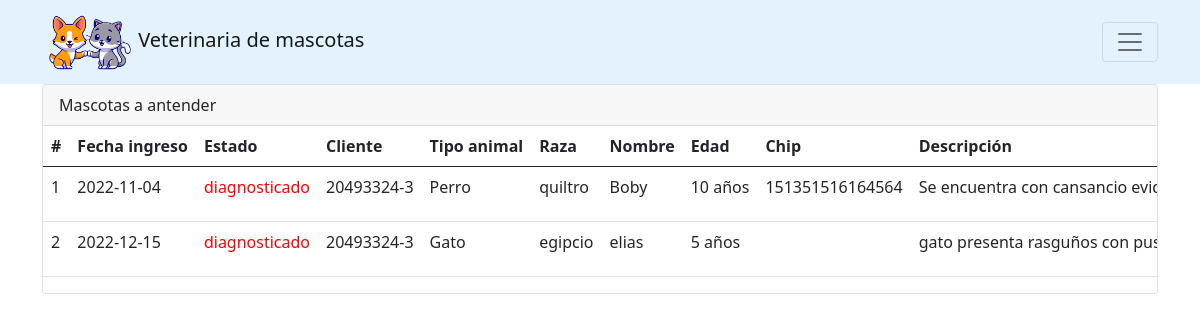
Page /atenciones (signed in) on the earlier database version.
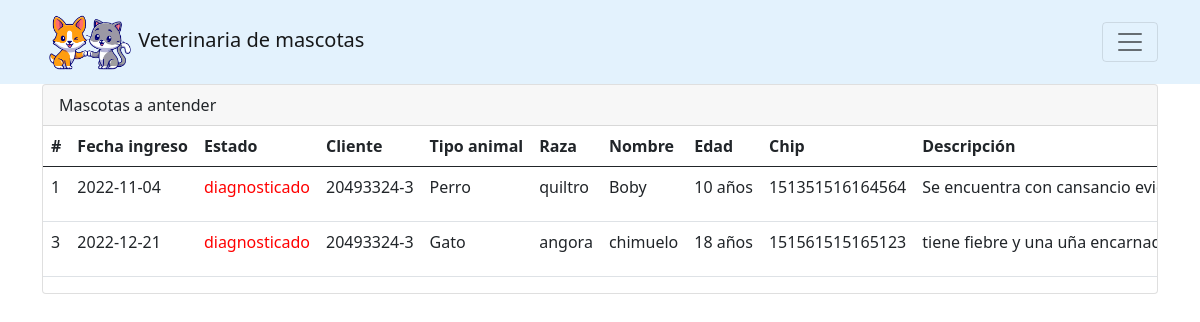
Same page on the later database version.
### tables this page shows
CREATE TABLE animal (id INTEGER PRIMARY KEY AUTOINCREMENT, a_nombre VARCHAR (1, 45) NOT NULL, tipo_animal_id VARCHAR REFERENCES tipo_animal (tipo) NOT NULL, raza VARCHAR NOT NULL, edad VARCHAR NOT NULL, chip VARCHAR (15, 15), descripcion VARCHAR NOT NULL, ingreso DATETIME NOT NULL, cliente_id INT REFERENCES cliente (id) NOT NULL, estado_animal_id INT REFERENCES estado_animal (id) DEFAULT (1));

CREATE TABLE estado_animal (id INTEGER PRIMARY KEY AUTOINCREMENT, estado VARCHAR NOT NULL);

CREATE TABLE cliente (id INTEGER PRIMARY KEY AUTOINCREMENT, name VARCHAR NOT NULL, apellido VARCHAR NOT NULL, cli_rut VARCHAR NOT NULL, telefono VARCHAR NOT NULL, direccion VARCHAR NOT NULL, email VARCHAR UNIQUE NOT NULL);

CREATE TABLE tipo_animal (id INTEGER PRIMARY KEY AUTOINCREMENT, tipo VARCHAR NOT NULL);

### index.py (the view)
@app.route("/atenciones", methods=['GET']) #decorador
@validar_sesion
def atenciones():
    conn = get_db_connection()
    mascotas = conn.execute('select * from get_animal_all').fetchall()
    return render_template("atenciones.html", items = mascotas)

### index.py (called while the page is built)
def get_db_connection():
    conn = sqlite3.connect('mywebsite/instance/database.sqlite')
    conn.row_factory = sqlite3.Row
    return conn

### templates/atenciones.html (shortened to what this page needs)
{%extends 'layoutVeterinario.html'%}
{% block body%}
<div class="container ">
    <div class="card m-6">
        <div class="card-header">
            <div class="row">
                <div class="col-sm-6">
                    Mascotas a antender
                </div>
            </div>
        </div>
        <div class="card-body table-responsive p-0">
            <table class="table table-head-fixed text-nowrap">
                <thead>
                    <tr>
                        <th>#</th>
                        <th>Fecha ingreso</th>
                        <th>Estado</th>
                        <th>Cliente</th>
                        <th>Tipo animal</th>
                        <th>Raza</th>
                        <th>Nombre</th>
                        <th>Edad</th>
                        <th>Chip</th>
                        <th>Descripción</th>
                    </tr>
                </thead>
                <tbody>
                    {% if items|length > 0%}
                    {% for item in items %}
                    <tr>
                        <td>{{item.id}}</td>
                        <td>{{item.ingreso}}</td>
                        <td class="{{item.td_class}}">{{item.estado}}</td>
                        <td>{{item.cli_rut}}</td>
                        <td>{{item.tipo}}</td>
                        <td>{{item.raza}}</td>
                        <td>{{item.a_nombre}}</td>
                        <td>{{item.edad}}</td>
                        <td>{{item.chip}}</td>
                        <td>{{item.descripcion}}</td>
                    </tr>
                    {% endfor %}
                    {% else %}
                    <tr style="text-align: center;">
                        <td colspan="10">No existen datos ingresados.</td>
                    </tr>
                    {% endif %}
                </tbody>
            </table>
        </div>
    </div>
</div>
{% endblock %}

### templates/layoutVeterinario.html (shortened to what this page needs)
<!DOCTYPE html>
<html lang="en">
<head>
    <link rel="stylesheet" href="https://cdnjs.cloudflare.com/ajax/libs/font-awesome/6.2.1/css/all.min.css" />
    <link href="https://cdn.jsdelivr.net/npm/bootstrap@5.0.2/dist/css/bootstrap.min.css" rel="stylesheet">
    <link href="{{url_for('static', filename = 'css/layout.css')}}" rel="stylesheet" >
</head>
<body>
    <nav class="navbar navbar-light" style="background-color: #e3f2fd;">
        <div class="container">
            <a class="navbar-brand" href="/home_veterinario">
                <img src="{{url_for('static', filename = 'img/logo.png')}}" width="91" height="58">
                Veterinaria de mascotas
            </a>
            <button class="navbar-toggler" type="button" data-bs-toggle="collapse" data-bs-target="#navbarNavAltMarkup" aria-controls="navbarNavAltMarkup" aria-expanded="false" aria-label="Toggle navigation">
                <span class="navbar-toggler-icon"></span>
            </button>
        </div>
      </nav>
    {% block body %}
    {% endblock %}
</body>
</html>

### static/css/layout.css (style rules this page uses)
.td-red { color:red; }

Differences in the rows shown:
removed animal: id "2", ingreso "2022-12-15", estado "diagnosticado", cli_rut "20493324-3", tipo "Gato", raza "egipcio", a_nombre "elias", edad "5 años", descripcion "gato presenta rasguños con…"
added animal: id "3", ingreso "2022-12-21", estado "diagnosticado", cli_rut "20493324-3", tipo "Gato", raza "angora", a_nombre "chimuelo", edad "18 años", chip "151561515165123", descripcion "tiene fiebre y una uña…"
